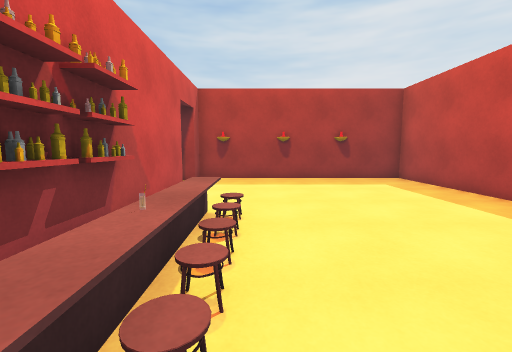
[1] (above)

14 first-person views from a walk through a 3-D level made in the Unity game engine. The camera is 1.3 m above the floor, tilts 6° down and sees 90° across. The floor is counted in squares, 1 m on a side. Each view is taken from the middle of a square. On the plan, view 1 faces up. The plan holds only what a view shows up to about 13 squares ahead; the rest is blank. The place goes on beyond the plan. The player character is not drawn. Some animated figures are left out.

[2]
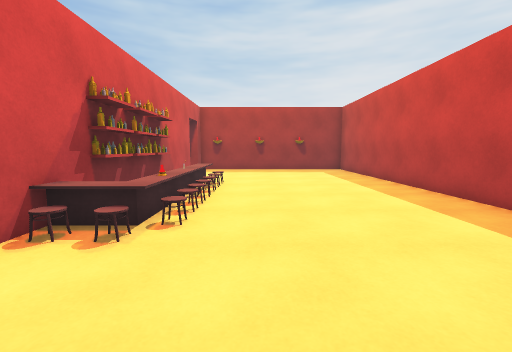

[3]
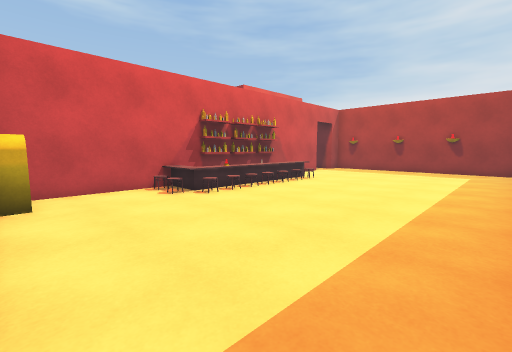

[4]
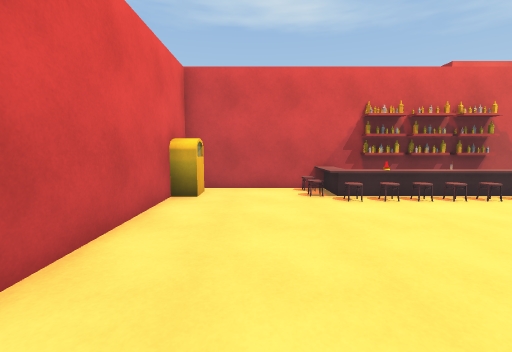

[5]
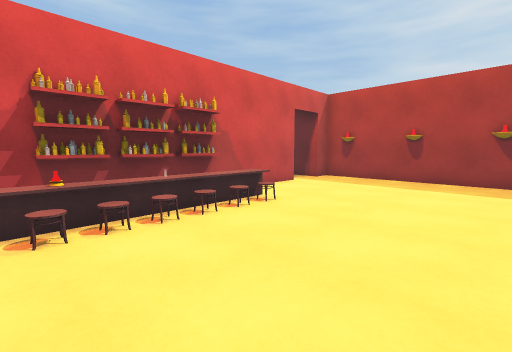

[6]
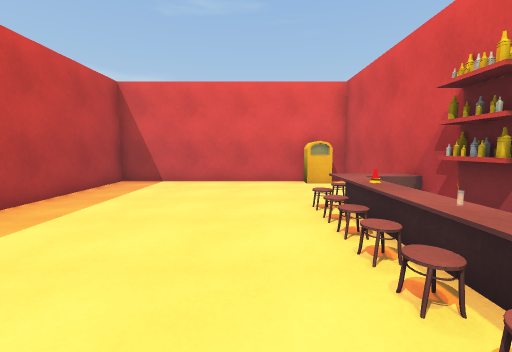

[7]
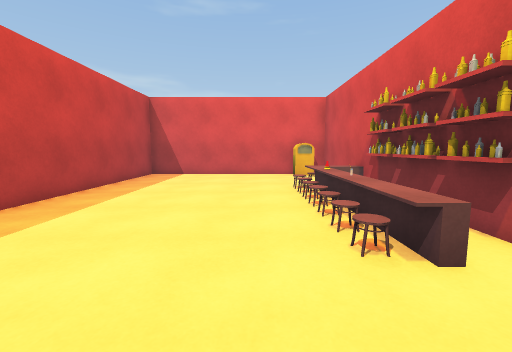

[8]
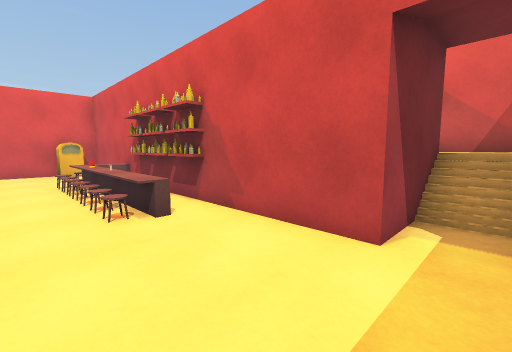

[9]
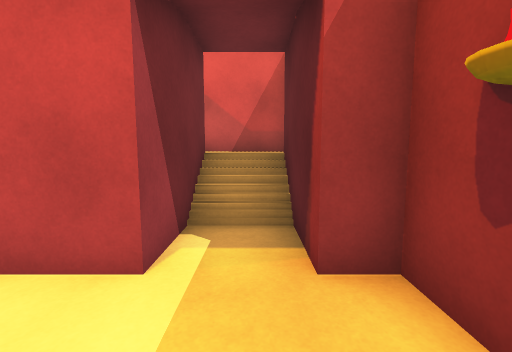

[10]
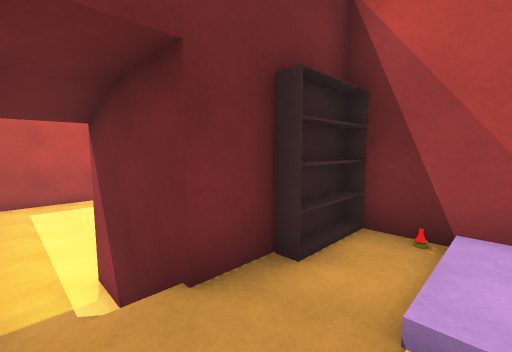

[11]
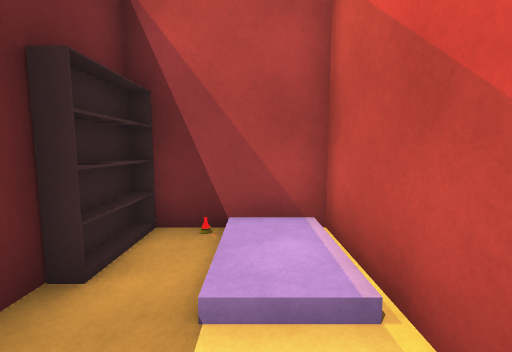

[12]
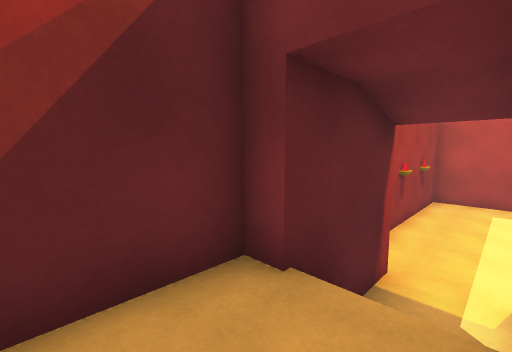

[13]
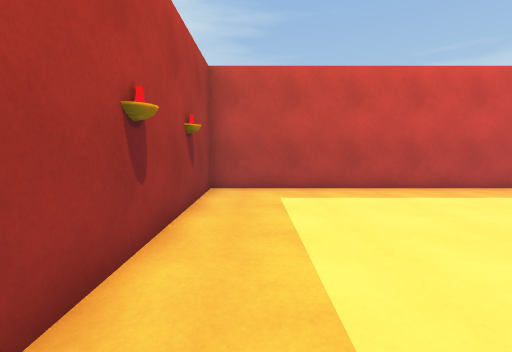

[14]
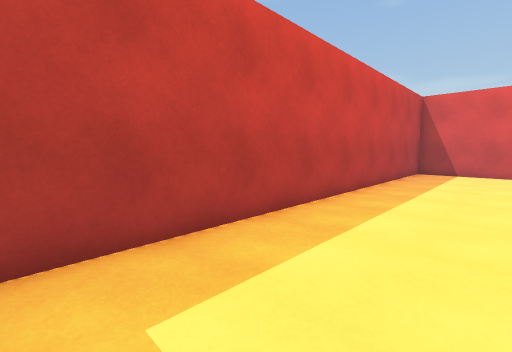

### Floor plan
Key: @ floor where view 1 was taken; # wall or solid block; . main floor; : floor 1.25 m higher than the main floor; + floor 1.5 m higher than the main floor; / step, stairs or slope; = window, fence, low wall or low ledge; S shelf; O other object.
Columns run from 9 left of view 1 to 7 right of it. Each row starts with its distance up from view 1.
 12       ###########
 11 #######.........#
 10 #:://...........#
  9 #::####.........#
  8 #/:#  #.........#
  7 #+:#  #.........#
  6 ####  #.........#
  5       #.=.......#
  4      SSS=.......#
  3      SSS=.......#
  2       SS=.......#
  1      SSS=.......#
  0       ##=@......#
 -1       #=#.......#
 -2       #.........#
 -3       #.........#
 -4       #.........#
 -5       #OO.......#
 -6          ########

Where each view was taken, in squares from view 1:
view 1: 0 up, 0 right, facing up
view 2: 5 down, 1 right, facing up
view 3: 5 down, 6 right, facing up-left
view 4: 3 down, 6 right, facing left
view 5: 0 up, 4 right, facing up-left
view 6: 5 up, 1 right, facing down
view 7: 8 up, 1 right, facing down
view 8: 10 up, 1 right, facing down-left
view 9: 10 up, 0 right, facing left
view 10: 10 up, 8 left, facing down-right
view 11: 10 up, 8 left, facing down
view 12: 9 up, 8 left, facing up-right
view 13: 10 up, 2 left, facing right
view 14: 10 up, 3 right, facing down-right
